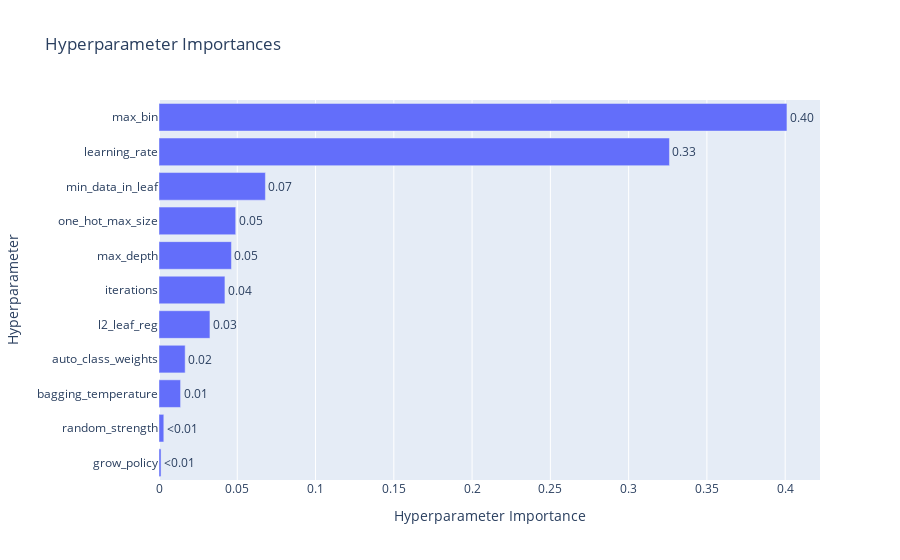

Here is the notebook cell this chart was saved with:
### Code cell
vis.plot_param_importances(study_h1n1)

### Figure 1 — Plotly figure (JSON) as saved in the notebook; plotly's stock layout.template omitted (floating-point values rounded to 4 significant figures)
{"data": [{"cliponaxis": false, "hovertemplate": ["grow_policy (CategoricalDistribution): 0.0013001694416217894<extra></extra>", "random_strength (IntDistribution): 0.0030701332024754523<extra></extra>", "bagging_temperature (IntDistribution): 0.013781586722321455<extra></extra>", "auto_class_weights (CategoricalDistribution): 0.016718797617114717<extra></extra>", "l2_leaf_reg (FloatDistribution): 0.03253772831644765<extra></extra>", "iterations (CategoricalDistribution): 0.04211459095871971<extra></extra>", "max_depth (IntDistribution): 0.04628200361197562<extra></extra>", "one_hot_max_size (CategoricalDistribution): 0.049008641387930624<extra></extra>", "min_data_in_leaf (IntDistribution): 0.06796921631927744<extra></extra>", "learning_rate (FloatDistribution): 0.3260835176608963<extra></extra>", "max_bin (CategoricalDistribution): 0.4011336147612191<extra></extra>"], "name": "Objective Value", "orientation": "h", "text": ["<0.01", "<0.01", "0.01", "0.02", "0.03", "0.04", "0.05", "0.05", "0.07", "0.33", "0.40"], "textposition": "outside", "type": "bar", "x": [0.0013, 0.00307, 0.01378, 0.01672, 0.03254, 0.04211, 0.04628, 0.04901, 0.06797, 0.3261, 0.4011], "y": ["grow_policy", "random_strength", "bagging_temperature", "auto_class_weights", "l2_leaf_reg", "iterations", "max_depth", "one_hot_max_size", "min_data_in_leaf", "learning_rate", "max_bin"]}], "layout": {"title": {"text": "Hyperparameter Importances"}, "xaxis": {"title": {"text": "Hyperparameter Importance"}}, "yaxis": {"title": {"text": "Hyperparameter"}}}}
